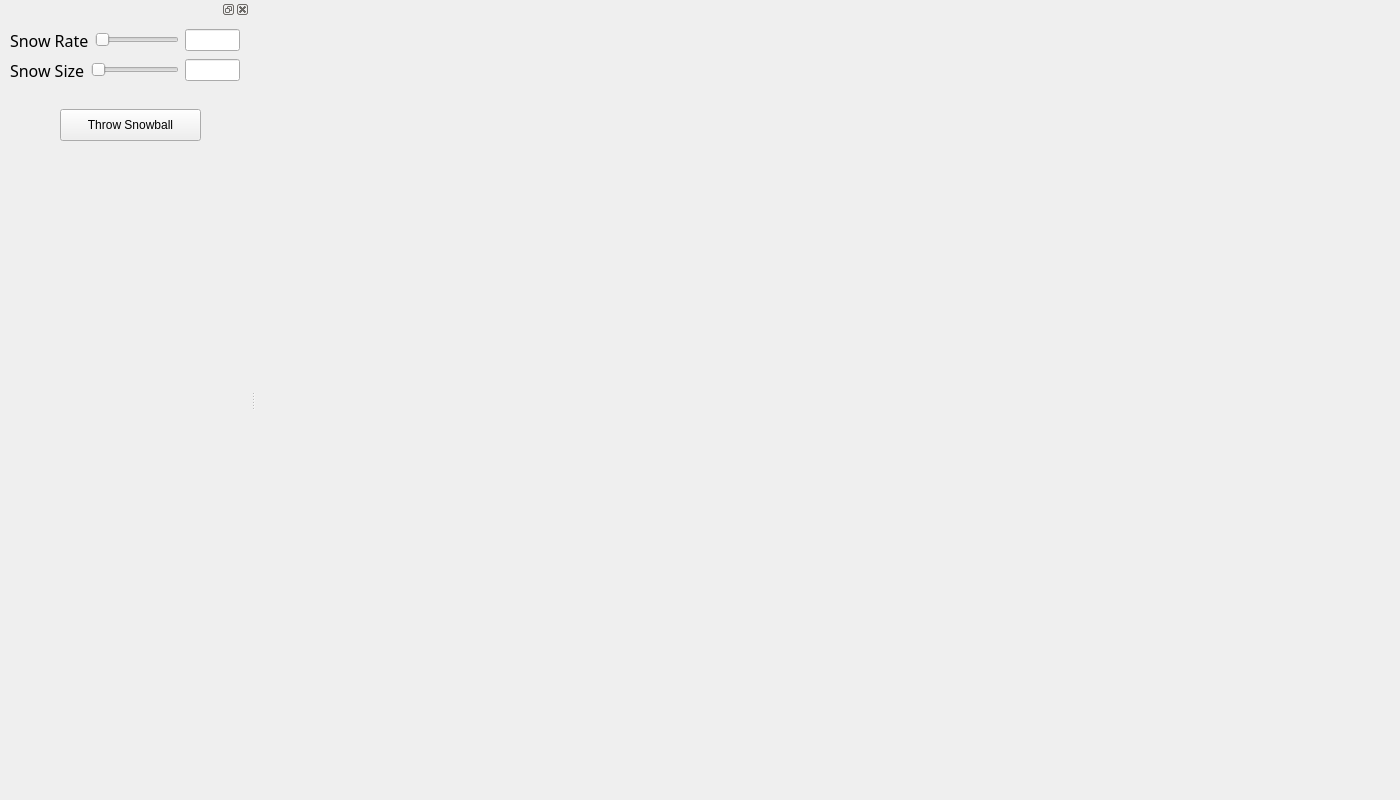
<?xml version="1.0" encoding="UTF-8"?>
<ui version="4.0">
 <class>MainWindow</class>
 <widget class="QMainWindow" name="MainWindow">
  <property name="geometry">
   <rect>
    <x>0</x>
    <y>0</y>
    <width>1400</width>
    <height>800</height>
   </rect>
  </property>
  <property name="windowTitle">
   <string>A CS123 Final</string>
  </property>
  <widget class="QWidget" name="centralWidget">
   <layout class="QHBoxLayout" name="horizontalLayout">
    <property name="leftMargin">
     <number>0</number>
    </property>
    <property name="topMargin">
     <number>0</number>
    </property>
    <property name="rightMargin">
     <number>0</number>
    </property>
    <property name="bottomMargin">
     <number>0</number>
    </property>
    <item>
     <widget class="QWidget" name="canvas" native="true"/>
    </item>
   </layout>
  </widget>
  <widget class="QDockWidget" name="dockWidget">
   <property name="minimumSize">
    <size>
     <width>250</width>
     <height>39</height>
    </size>
   </property>
   <attribute name="dockWidgetArea">
    <number>1</number>
   </attribute>
   <widget class="QWidget" name="dockWidgetContents">
    <widget class="QWidget" name="snowSize" native="true">
     <property name="geometry">
      <rect>
       <x>10</x>
       <y>40</y>
       <width>230</width>
       <height>22</height>
      </rect>
     </property>
     <layout class="QGridLayout" name="gridLayout_6">
      <property name="leftMargin">
       <number>0</number>
      </property>
      <property name="topMargin">
       <number>0</number>
      </property>
      <property name="rightMargin">
       <number>0</number>
      </property>
      <property name="bottomMargin">
       <number>0</number>
      </property>
      <item row="0" column="0">
       <widget class="QLabel" name="snowSizeLabel">
        <property name="font">
         <font>
          <family>Almonte Snow</family>
          <pointsize>12</pointsize>
         </font>
        </property>
        <property name="text">
         <string>Snow Size</string>
        </property>
       </widget>
      </item>
      <item row="0" column="3">
       <widget class="QLineEdit" name="snowSizeTextbox">
        <property name="sizePolicy">
         <sizepolicy hsizetype="Expanding" vsizetype="Fixed">
          <horstretch>0</horstretch>
          <verstretch>0</verstretch>
         </sizepolicy>
        </property>
        <property name="minimumSize">
         <size>
          <width>55</width>
          <height>0</height>
         </size>
        </property>
        <property name="maximumSize">
         <size>
          <width>40</width>
          <height>16777215</height>
         </size>
        </property>
        <property name="text">
         <string/>
        </property>
       </widget>
      </item>
      <item row="0" column="2">
       <widget class="QSlider" name="snowSizeSlider">
        <property name="orientation">
         <enum>Qt::Horizontal</enum>
        </property>
       </widget>
      </item>
     </layout>
    </widget>
    <widget class="QWidget" name="snowRate" native="true">
     <property name="geometry">
      <rect>
       <x>10</x>
       <y>10</y>
       <width>230</width>
       <height>22</height>
      </rect>
     </property>
     <layout class="QGridLayout" name="gridLayout_7">
      <property name="leftMargin">
       <number>0</number>
      </property>
      <property name="topMargin">
       <number>0</number>
      </property>
      <property name="rightMargin">
       <number>0</number>
      </property>
      <property name="bottomMargin">
       <number>0</number>
      </property>
      <item row="0" column="0">
       <widget class="QLabel" name="snowRateLabel">
        <property name="font">
         <font>
          <family>Almonte Snow</family>
          <pointsize>12</pointsize>
         </font>
        </property>
        <property name="text">
         <string>Snow Rate</string>
        </property>
       </widget>
      </item>
      <item row="0" column="3">
       <widget class="QLineEdit" name="snowRateTextbox">
        <property name="sizePolicy">
         <sizepolicy hsizetype="Expanding" vsizetype="Fixed">
          <horstretch>0</horstretch>
          <verstretch>0</verstretch>
         </sizepolicy>
        </property>
        <property name="minimumSize">
         <size>
          <width>55</width>
          <height>0</height>
         </size>
        </property>
        <property name="maximumSize">
         <size>
          <width>40</width>
          <height>16777215</height>
         </size>
        </property>
        <property name="text">
         <string/>
        </property>
       </widget>
      </item>
      <item row="0" column="1">
       <widget class="QSlider" name="snowRateSlider">
        <property name="orientation">
         <enum>Qt::Horizontal</enum>
        </property>
       </widget>
      </item>
     </layout>
    </widget>
    <widget class="QPushButton" name="pushButton">
     <property name="geometry">
      <rect>
       <x>60</x>
       <y>90</y>
       <width>141</width>
       <height>32</height>
      </rect>
     </property>
     <property name="text">
      <string>Throw Snowball</string>
     </property>
    </widget>
   </widget>
  </widget>
 </widget>
 <layoutdefault spacing="6" margin="11"/>
 <resources/>
 <connections/>
</ui>
